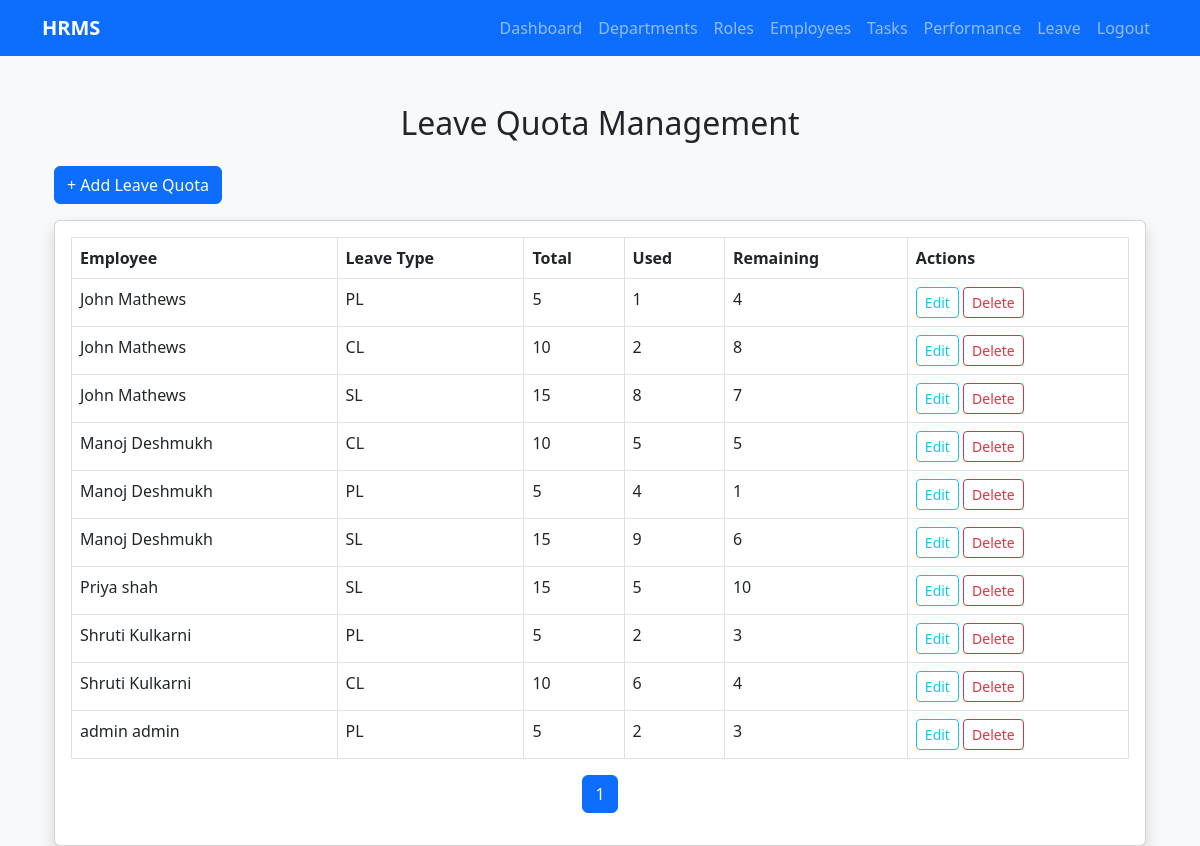
Screenshot of /departments/leave/quota/ (signed in) with the database file from the repository.
### departments/models.py (models this page shows, shortened)
class LeaveQuota(models.Model):
    LEAVE_TYPE_CHOICES = [
        ('PL', 'Privilege Leave'),
        ('CL', 'Casual Leave'),
        ('SL', 'Sick Leave'),
        ('LWP', 'Leave Without Pay'),
    ]
    leave_quota_id = models.AutoField(primary_key=True)
    employee = models.ForeignKey(CustomUser, on_delete=models.CASCADE, related_name='leave_quotas')
    leave_type = models.CharField(max_length=4, choices=LEAVE_TYPE_CHOICES)
    total_quota = models.PositiveIntegerField(default=0)
    used_quota = models.PositiveIntegerField(default=0)
    remain_quota = models.PositiveIntegerField(default=0)
    class Meta:
        unique_together = ('employee', 'leave_type')

class CustomUser(AbstractUser):
    employee_id = models.AutoField(primary_key=True)
    mobile = models.CharField(max_length=100)
    dept = models.ForeignKey(Department, on_delete=models.SET_NULL, null=True, blank=True)
    role = models.ForeignKey(Role, on_delete=models.SET_NULL, null=True, blank=True)
    reporting_manager = models.ForeignKey(
        'self',
        on_delete=models.SET_NULL,
        null=True,
        blank=True,
        related_name='subordinates'
    )
    date_of_joining = models.DateField(null=True, blank=True)
    created_at = models.DateTimeField(auto_now_add=True)
    updated_at = models.DateTimeField(auto_now=True)
    REQUIRED_FIELDS = ['email', 'first_name', 'last_name']

### departments/views.py (the view)
# urls.py: path('leave/quota/', views.leave_quota_list, name='leave_quota_list'),
@login_required
def leave_quota_list(request):
    if not request.user.is_superuser and not request.user.is_hr:
        return redirect('leave_dashboard')
    quotas = LeaveQuota.objects.select_related('employee').order_by('employee__first_name')
    paginator = Paginator(quotas, 10)
    page = request.GET.get('page')
    quotas = paginator.get_page(page)
    return render(request, 'departments/leave_quota_list.html', {'quotas': quotas})

### templates/departments/leave_quota_list.html (shortened to what this page needs)
{% extends 'departments/base.html' %}
{% load static %}
{% block content %}
<div class="container mt-5">
    <h2 class="text-center mb-4">Leave Quota Management</h2>
    <div class="text-right mb-3">
        <a href="{% url 'add_leave_quota' %}" class="btn btn-primary">+ Add Leave Quota</a>
    </div>
    <div class="card shadow">
        <div class="card-body table-responsive">
            {% if quotas %}
            <table class="table table-bordered table-hover">
                <thead class="thead-dark">
                    <tr>
                        <th>Employee</th>
                        <th>Leave Type</th>
                        <th>Total</th>
                        <th>Used</th>
                        <th>Remaining</th>
                        <th>Actions</th>
                    </tr>
                </thead>
                <tbody>
                    {% for quota in quotas %}
                    <tr>
                        <td>{{ quota.employee.first_name }} {{ quota.employee.last_name }}</td>
                        <td>{{ quota.leave_type }}</td>
                        <td>{{ quota.total_quota }}</td>
                        <td>{{ quota.used_quota }}</td>
                        <td>{{ quota.remain_quota }}</td>
                        <td>
                            <a href="{% url 'edit_leave_quota' quota.pk %}" class="btn btn-sm btn-outline-info">Edit</a>
                            <a href="{% url 'delete_leave_quota' quota.pk %}" class="btn btn-sm btn-outline-danger">Delete</a>
                        </td>
                    </tr>
                    {% endfor %}
                </tbody>
            </table>
            <nav>
                <ul class="pagination justify-content-center">
                    <li class="page-item active">
                        <span class="page-link">{{ quotas.number }}</span>
                    </li>
                </ul>
            </nav>
            {% else %}
            <p>No leave quotas added yet.</p>
            {% endif %}
        </div>
    </div>
</div>
{% endblock %}

### templates/departments/base.html (style rules this page uses)
body { background-color: #f8f9fa; }

### rows the page displays
LeaveQuota: employee.first_name "John", employee.last_name "Mathews", leave_type "PL", total_quota "5", used_quota "1", remain_quota "4"
LeaveQuota: employee.first_name "John", employee.last_name "Mathews", leave_type "CL", total_quota "10", used_quota "2", remain_quota "8"
LeaveQuota: employee.first_name "John", employee.last_name "Mathews", leave_type "SL", total_quota "15", used_quota "8", remain_quota "7"
LeaveQuota: employee.first_name "Manoj", employee.last_name "Deshmukh", leave_type "CL", total_quota "10", used_quota "5", remain_quota "5"
LeaveQuota: employee.first_name "Manoj", employee.last_name "Deshmukh", leave_type "PL", total_quota "5", used_quota "4", remain_quota "1"
LeaveQuota: employee.first_name "Manoj", employee.last_name "Deshmukh", leave_type "SL", total_quota "15", used_quota "9", remain_quota "6"
LeaveQuota: employee.first_name "Priya", employee.last_name "shah", leave_type "SL", total_quota "15", used_quota "5", remain_quota "10"
LeaveQuota: employee.first_name "Shruti", employee.last_name "Kulkarni", leave_type "PL", total_quota "5", used_quota "2", remain_quota "3"
LeaveQuota: employee.first_name "Shruti", employee.last_name "Kulkarni", leave_type "CL", total_quota "10", used_quota "6", remain_quota "4"
LeaveQuota: employee.first_name "admin", employee.last_name "admin", leave_type "PL", total_quota "5", used_quota "2", remain_quota "3"

### other values shown
{{ quotas.number }} "1"
